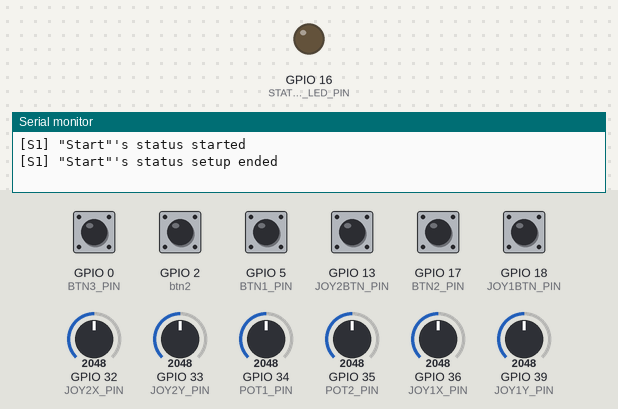
Bench run of a program on a simulated ESP32. Parts: output pins drawn as LEDs (lit = HIGH), the last lines printed to the serial monitor. Inputs (shaded band) come from the test bench; at power-on: GPIO 0 (BTN3_PIN), GPIO 2 (btn2), GPIO 5 (BTN1_PIN), GPIO 13 (JOY2BTN_PIN), GPIO 17 (BTN2_PIN), GPIO 18 (JOY1BTN_PIN) HIGH, GPIO 32 (JOY2X_PIN) = 2048, GPIO 33 (JOY2Y_PIN) = 2048, GPIO 34 (POT1_PIN) = 2048, GPIO 35 (POT2_PIN) = 2048, GPIO 36 (JOY1X_PIN) = 2048, GPIO 39 (JOY1Y_PIN) = 2048. WiFi joins after 1.5 s; servers stay silent unless stated.

Above: at 1.2 s.
1.3 s: GPIO 5 (BTN1_PIN) pulled LOW for 0.15 s
At 3.4 s:
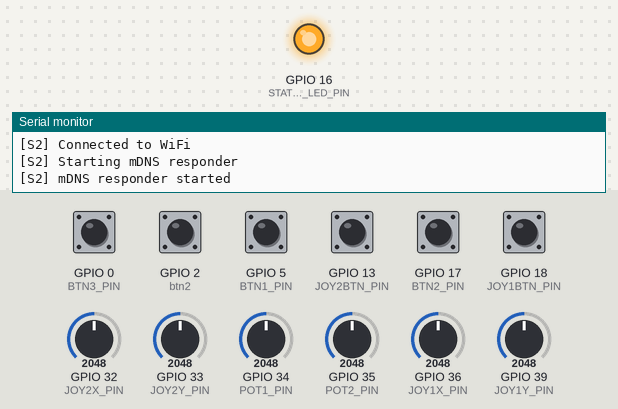
4.4 s: GPIO 17 (BTN2_PIN) pulled LOW for 0.15 s
At 5.5 s:
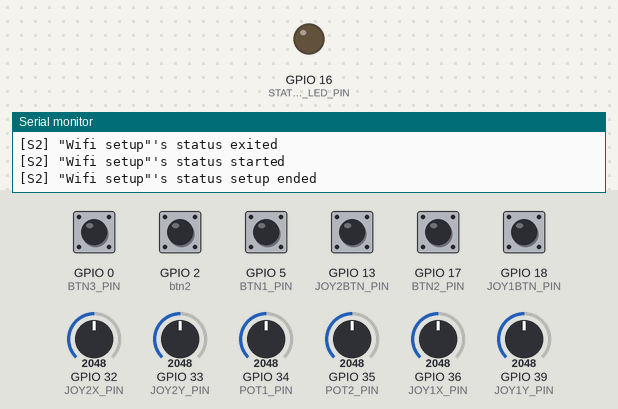
Timing chart, 0 to 7.6 s (numbered marks = the images above; inputs shaded):
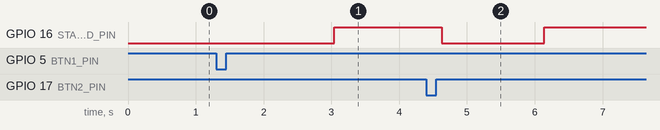

Measured:
- after the input at 1.3 s, GPIO 16 (STATUS_LED_PIN): LOW → HIGH after 1.7 s
- after the input at 4.4 s, GPIO 16 (STATUS_LED_PIN): HIGH → LOW after 0.23 s, → HIGH 1.5 s later

The program:

main.cpp
```cpp
#include <Arduino.h>
#include <WiFi.h>
#include <ESPmDNS.h>

#include <string>
#include <cstdint>
#include <functional>
#include <set>

#include <WiFiManager.h>      // https://github.com/tzapu/WiFiManager WiFi Configuration Magic
#include <WebSocketsServer.h> // https://github.com/Links2004/arduinoWebSockets
#include <Bounce2.h>          // https://github.com/thomasfredericks/Bounce2

//
#define SERIAL_BAUD 115200

#define BTNS_LONG_PRESS_TIME 750 // ms
#define BTNS_DEBOUNCE_TIME 5     // ms
#define BTN1_PIN 5
#define BTN2_PIN 17
#define BTN3_PIN 0
#define BTN4_PIN 2

#define POT1_PIN 34
#define POT2_PIN 35

#define JOY1X_PIN 36
#define JOY1Y_PIN 39
#define JOY1BTN_PIN 18

#define JOY2X_PIN 32
#define JOY2Y_PIN 33
#define JOY2BTN_PIN 13

#define STATUS_LED_PIN 16

#define WIFI_SSID "MABQ-25X-Controller"
#define WIFI_PASSWORD "12345678"

// WS IP: ws://MDNS_NAME.local:WS_PORT/
#define MDNS_NAME "MABQ-25X-Controller"
#define WS_MAX_CLIENTS 2
#define WS_PORT 81

// Using NRF24L01+
#define NRF24_CE_PIN 5 // Chip Enable
#define NRF24_CSN_PIN 4 // Chip Select Not
#define NRF24_SCK_PIN 18 // Serial Clock
#define NRF24_MISO_PIN 19 // Master In Slave Out
#define NRF24_MOSI_PIN 23 // Master Out Slave In
#define NRF24_IRQ_PIN 99  // Interrupt (Not used)

//
class Button
{
protected:
  short id;
  uint8_t pin;
  Bounce2::Button b2Obj;
  std::function<void()> onClick;
  std::function<void()> onPress;
  std::function<void()> onRelease;
  std::function<void()> onLongPress;

public:
  Button(short id, uint8_t pin) : id(id), pin(pin) {}

  void setup()
  {
    b2Obj.attach(pin, INPUT_PULLUP);
    b2Obj.interval(BTNS_DEBOUNCE_TIME);
    b2Obj.setPressedState(LOW);
  }

  void update()
  {
    b2Obj.update();

    if (b2Obj.pressed() && onPress)
      onPress();

    if (b2Obj.released())
    {
      if (b2Obj.previousDuration() < BTNS_LONG_PRESS_TIME)
      {
        if (onClick)
          onClick();
      }
      else
      {
        if (onLongPress)
          onLongPress();
      }

      if (onRelease)
        onRelease();
    }
  }

  bool isPressed() { return b2Obj.isPressed(); }

  short getId() { return id; }

  void setOnClick(std::function<void()> callback) { onClick = callback; }
  void setOnPress(std::function<void()> callback) { onPress = callback; }
  void setOnRelease(std::function<void()> callback) { onRelease = callback; }
  void setOnLongPress(std::function<void()> callback) { onLongPress = callback; }

  void resetEvents()
  {
    onClick = nullptr;
    onPress = nullptr;
    onRelease = nullptr;
    onLongPress = nullptr;
  }
};

class Potentiom
{
private:
  short id;
  uint8_t pin;
  uint8_t value = 0;

public:
  Potentiom(short id, uint8_t pin) : id(id), pin(pin) {}

  void update() { value = map(analogRead(pin), 0, 4095, 0, 254); }

  short getId() { return id; }

  uint8_t getValue() { return value; }
};

class Led
{
private:
  short id;
  uint8_t pin;

public:
  Led(short id, uint8_t pin) : id(id), pin(pin) {}

  void setup()
  {
    pinMode(pin, OUTPUT);
    digitalWrite(pin, LOW);
  }

  void update() {}

  void turnOn() { digitalWrite(pin, HIGH); }

  void turnOff() { digitalWrite(pin, LOW); }

  short getId() { return id; }
};

class Joystick
{
private:
  short id;
  Potentiom axisX;
  Potentiom axisY;
  Button btn;

public:
  Joystick(short id, uint8_t pinX, uint8_t pinY, uint8_t pinBtn)
      : id(id), axisX(id * 100 + 1, pinX), axisY(id * 100 + 2, pinY), btn(id * 100 + 1, pinBtn) {}

  void setup() { btn.setup(); }
  void update()
  {
    axisX.update();
    axisY.update();
    btn.update();
  }

  short getId() { return id; }

  short getXValue() { return map(axisX.getValue(), 0, 254, 254, 0); }
  short getYValue() { return axisY.getValue(); }
  bool isBtnPressed() { return btn.isPressed(); }
};

class Status
{
private:
  short id;
  std::string name;
  std::function<void()> onBegin;
  std::function<void()> onLoop;
  std::function<void(std::string)> onError;
  std::string errorName;
  std::function<void(short)> onExit;

public:
  Status(short id, std::string name) : id(id), name(name) {}

  short getId() { return id; }
  std::string getName() { return name; }
  std::string getErrorName() { return errorName; }

  void setOnBegin(std::function<void()> callback) { onBegin = callback; }
  void executeOnBegin() { if (onBegin) onBegin(); }

  void setOnLoop(std::function<void()> callback) { onLoop = callback; }
  void executeOnLoop() { if (onLoop) onLoop(); }

  void setOnError(std::function<void(std::string)> callback) { onError = callback; }
  void executeOnError(std::string error)
  {
    if (onError)
    {
      errorName = error;
      onError(error);
      errorName = "";
    }
  }

  void newError(std::string error)
  {
    errorName = error;
    if (onError) onError(error);
  }

  void setOnExit(std::function<void(short)> callback) { onExit = callback; }
  void executeOnExit(short statusId)
  {
    if (onExit)
    {
      onExit(statusId);
      errorName = "";
    }
  }
};

class StatusManager
{
private:
  short id;

public:
  Status activeStatus;
  Status status1;
  Status status2;
  Status status3;
  Status status4;

  StatusManager(short id):
    id(id), activeStatus(0, "None"),
    status1(1, "Start"), status2(2, "Wifi setup"),
    status3(3, "WS setup"), status4(4, "Data sending to WS") {}

  short getId() { return id; }

  void set(short statusId)
  {
    if (activeStatus.getId() != 0)
    {
      activeStatus.executeOnExit(statusId);
    }

    switch (statusId)
    {
    case 1:
      activeStatus = status1;
      break;
    case 2:
      activeStatus = status2;
      break;
    case 3:
      activeStatus = status3;
      break;
    case 4:
      activeStatus = status4;
      break;
    default:
      break;
    }
    activeStatus.executeOnBegin();
  }

  void loop()
  {
    if (activeStatus.getId() != 0)
    {
      activeStatus.executeOnLoop();
      if (activeStatus.getErrorName() != "")
      {
        activeStatus.executeOnError(activeStatus.getErrorName());
      }
    }
    else
    {
      Serial.println("[StatusManager] No active status");
    }
  }
};

class WebSocketServer
{
private:
  WebSocketsServer webSocket;
  short port;
  short connectedClients = 0;
  const short maxClients = WS_MAX_CLIENTS;
  std::set<uint8_t> ignoredClients;
  std::function<void(uint8_t, std::string)> onMessage;
  std::function<void(uint8_t)> onConnected;
  std::function<void(uint8_t)> onDisconnected;
  std::function<void(uint8_t, std::string)> onError;
  std::function<void(uint8_t)> onClientMaxReached;
  std::function<void()> onLoop;

public:
  WebSocketServer(short port) : port(port), webSocket(port) {}

  void begin()
  {
    this->webSocket.begin();
    this->webSocket.onEvent(
      [this](uint8_t num, WStype_t type, uint8_t *payload, size_t length)
      {
        switch (type)
        {
          case WStype_TEXT:
            if (onMessage) onMessage(num, std::string((char*)payload, length));
            break;

          case WStype_CONNECTED:
            if (connectedClients >= maxClients) {
              if (onClientMaxReached) onClientMaxReached(num);

              ignoredClients.insert(num);
              webSocket.disconnect(num);
              break;
            }

            connectedClients++;
            if (onConnected) onConnected(num);
            break;

          case WStype_DISCONNECTED:
            if (ignoredClients.count(num)) {
              ignoredClients.erase(num);
              break;
            }

            connectedClients--;
            if (onDisconnected) onDisconnected(num);
            break;

          case WStype_ERROR:
            if (onError) {
              bool printable = true;
              for (size_t i = 0; i < length; ++i) {
                if (!isprint(payload[i]) && payload[i] != '\n' && payload[i] != '\r' && payload[i] != '\t') {
                  printable = false;
                  break; // Exits the loop
                }
              }
              std::string error = (printable && length > 0) ? std::string((char*)payload, length) : "Unknown error";
              onError(num, error);
            }
            break;

          default:
            break;
        }
      }
    );
  }

  void loop()
  {
    this->webSocket.loop();
    if (onLoop) onLoop();
  }
  void send(uint8_t num, std::string message) { webSocket.sendTXT(num, message.c_str()); }
  void sendAll(std::string message) { webSocket.broadcastTXT(message.c_str()); }

  short getConnectedClients() { return connectedClients; }
  short getMaxClients() { return maxClients; }

  void setOnMessage(std::function<void(uint8_t, std::string)> callback) { onMessage = callback; }
  void setOnConnected(std::function<void(uint8_t)> callback) { onConnected = callback; }
  void setOnDisconnected(std::function<void(uint8_t)> callback) { onDisconnected = callback; }
  void setOnError(std::function<void(uint8_t, std::string)> callback) { onError = callback; }
  void setOnClientMaxReached(std::function<void(uint8_t)> callback) { onClientMaxReached = callback; }
  void setOnLoop(std::function<void()> callback) { onLoop = callback; }
};

//
Button btn1(1, BTN1_PIN);
Button btn2(2, BTN2_PIN);
Button btn3(3, BTN3_PIN);
Button btn4(4, BTN4_PIN);

Potentiom pot1(1, POT1_PIN);
Potentiom pot2(2, POT2_PIN);

Led statusLed(1, STATUS_LED_PIN);

Joystick joy1(1, JOY1X_PIN, JOY1Y_PIN, JOY1BTN_PIN);
Joystick joy2(2, JOY2X_PIN, JOY2Y_PIN, JOY2BTN_PIN);

StatusManager status(1);

WiFiManager wifiManager;

WebSocketServer webSocket(WS_PORT);

//
void setup()
{
  Serial.begin(SERIAL_BAUD);

  btn1.setup();
  btn2.setup();
  btn3.setup();
  btn4.setup();

  statusLed.setup();

  joy1.setup();
  joy2.setup();

  status.status1.setOnBegin(
    [&]()
    {
        Serial.println("[S1] \"Start\"'s status started");
        Status& thisStatus = status.activeStatus;

        // First time buttons cleanup
        btn1.resetEvents();
        btn2.resetEvents();
        btn3.resetEvents();
        btn4.resetEvents();

        // Setups
        btn1.setOnClick([&]() { Serial.println("[S1] Button 1 pressed"); status.set(2); });
        btn2.setOnClick([&]() { Serial.println("[S1] Button 2 pressed, screen will not be setup."); });

        thisStatus.setOnExit(
          [&](short nextStatusId)
          {
            btn1.resetEvents();
            btn2.resetEvents();
            btn3.resetEvents();
            btn4.resetEvents();

            if (nextStatusId == 2) {
              Serial.println("[S1] Switching to S2: \"Wifi setup\"");
            }

            Serial.println("[S1] \"Start\"'s status exited");
            return;
          }
        );

      Serial.println("[S1] \"Start\"'s status setup ended");
      return;
    }
  );

  status.status2.setOnBegin(
    [&]()
    {
      Serial.println("[S2] \"Wifi setup\"'s status started");
      Status& thisStatus = status.activeStatus;
      bool isWiFiSetup = false;

      // Events setups
      wifiManager.setAPCallback(
        [&](WiFiManager *myWiFiManager)
        {
          // Executes when the default WiFi connection has failed
          Serial.println("[S2] Failed to connect to WiFi, entering config mode");
        }
      );

      btn1.setOnClick(
        [&]()
        {
          if (isWiFiSetup)
          {
            Serial.println("[S2] Button 1 pressed");
            status.set(3);
          }
          else
          {
            Serial.println("[S2] Button 1 pressed, but WiFi setup is not done yet");
          }
        }
      );
      btn2.setOnClick(
        [&]()
        {
          if (isWiFiSetup) {
            Serial.println("[S2] Button 2 pressed");
            status.set(2);
          } else {
            Serial.println("[S2] Button 2 pressed, but WiFi setup is not done yet");
          }
        }
      );

      // Status setups
      thisStatus.setOnError(
        [&](std::string error)
        {
          if (error == "WiFi_connection_failed")
          {
            Serial.println("[S2] WiFi connection failed, restarting...");
            ESP.restart();
          }
          else if (error == "MDNS_setup_failed")
          {
            Serial.println("[S2] Error setting up MDNS responder, restarting...");
            ESP.restart();
          }
        }
      );

      thisStatus.setOnExit(
        [&](short nextStatusId)
        {
          btn1.resetEvents();
          btn2.resetEvents();
          btn3.resetEvents();
          btn4.resetEvents();

          if (nextStatusId == 3)
          {
            Serial.println("[S2] Switching to S3: \"WS setup\"");
          }
          else if (nextStatusId == 2)
          {
            statusLed.turnOff();
            WiFi.disconnect();
            wifiManager.resetSettings();
            Serial.println("[S2] Resetting WiFi settings");
          }

          Serial.println("[S2] \"Wifi setup\"'s status exited");
          return;
        }
      );

      Serial.println("[S2] \"Wifi setup\"'s status setup ended");

      // Wifi setup
      if (!wifiManager.autoConnect(WIFI_SSID, WIFI_PASSWORD))
      {
        thisStatus.newError("WiFi_connection_failed");
        return;
      }
      Serial.println("[S2] Connected to WiFi");
      Serial.println("[S2] Starting mDNS responder");

      if (!MDNS.begin(MDNS_NAME))
      {
        thisStatus.newError("MDNS_setup_failed");
        return;
      }
      Serial.println("[S2] mDNS responder started");

      isWiFiSetup = true;
      statusLed.turnOn();

      return;
    }
  );

  status.status3.setOnBegin(
    [&]()
    {
      Serial.println("[S3] Status 3 started");

      webSocket.begin();
      Serial.println("[S3] WebSocket server started, waiting for a client...");

      webSocket.setOnConnected(
        [](uint8_t num)
        {
          Serial.printf("[WS] Client %u connected\n", num);
          webSocket.send(num, "[\"message\", \"Hello from ESP32!\"]");

          Serial.println("[S3] Client connected, switching to S4");
          status.set(4);
        }
      );
    }
  );

  status.status4.setOnBegin(
    [&]()
    {
      Serial.println("[S4] Status 4 started");

      // Setups
      webSocket.setOnConnected(
        [&](uint8_t num)
        {
          Serial.printf("[WS] Client %u connected\n", num);
        }
      );
      webSocket.setOnDisconnected(
        [&](uint8_t num)
        {
          Serial.printf("[WS] Client %u disconnected\n", num);

          if (webSocket.getConnectedClients() == 0) {
            Serial.println("[S4] No clients connected, switching to S3");
            status.set(3);
          }
        }
      );
      webSocket.setOnError(
        [&](uint8_t num, std::string error)
        {
          Serial.printf("[WS] Error from client %u: %s\n", num, error.c_str());
        }
      );
      webSocket.setOnClientMaxReached(
        [&](uint8_t num)
        {
          webSocket.send(num, "[\"error\", \"Maximum client limit reached\"]");
          Serial.printf(
            "[WS] Client %u disconnected because the maximum limit of %d clients was reached.\n",
            num, webSocket.getMaxClients()
          );
        }
      );

      // Status setups
      status.activeStatus.setOnLoop(
          [&]()
          {
            std::string jsonString = "{";

            jsonString += "\"type\": \"hardwareData\",";
            jsonString += "\"data\": {";

            jsonString += "\"pots\": [";
            jsonString += std::to_string(pot1.getValue()) + ",";
            jsonString += std::to_string(pot2.getValue());
            jsonString += "],";

            jsonString += "\"btns\": [";
            jsonString += std::to_string(btn1.isPressed()) + ",";
            jsonString += std::to_string(btn2.isPressed()) + ",";
            jsonString += std::to_string(btn3.isPressed()) + ",";
            jsonString += std::to_string(btn4.isPressed());
            jsonString += "],";

            jsonString += "\"joys\": [";
            jsonString += "[";
            jsonString += std::to_string(joy1.getXValue()) + ",";
            jsonString += std::to_string(joy1.getYValue()) + ",";
            jsonString += std::to_string(joy1.isBtnPressed());
            jsonString += "],";
            jsonString += "[";
            jsonString += std::to_string(joy2.getXValue()) + ",";
            jsonString += std::to_string(joy2.getYValue()) + ",";
            jsonString += std::to_string(joy2.isBtnPressed());
            jsonString += "]";
            jsonString += "]";

            jsonString += "}"; // cierra "data"
            jsonString += "}"; // cierra todo
            webSocket.sendAll(jsonString);
          });

      status.activeStatus.setOnExit(
        [](short nextStatusId)
        {
          btn1.resetEvents();
          btn2.resetEvents();
          btn3.resetEvents();
          btn4.resetEvents();

          Serial.println("[S4] \"Data sending to WS\"'s status exited");
          return;
        }
      );

      Serial.println("[S4] \"Data sending to WS\"'s status setup ended");
      return;
    }
  );

  // Program start
  status.set(1);
}

void loop()
{
  status.loop();

  btn1.update();
  btn2.update();
  btn3.update();
  btn4.update();

  pot1.update();
  pot2.update();

  statusLed.update();

  joy1.update();
  joy2.update();

  webSocket.loop();

  delay(50);
}
```
